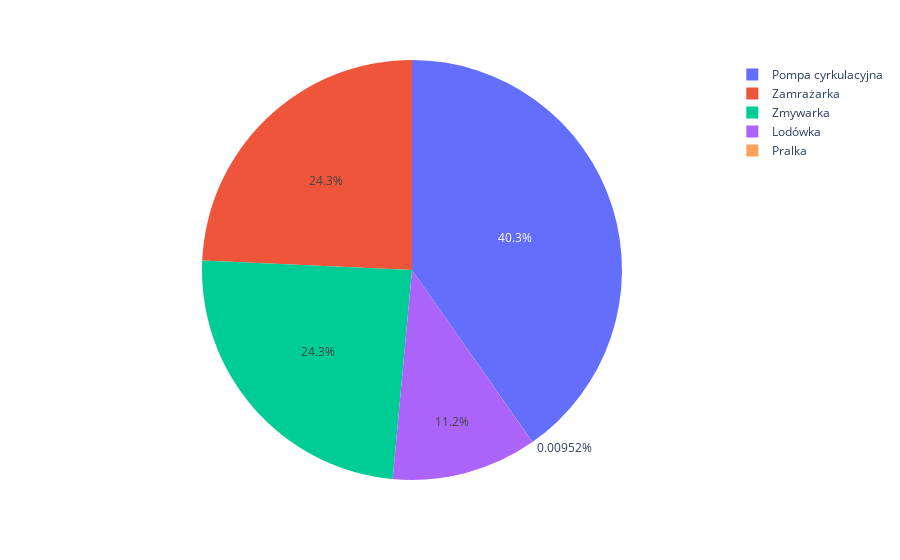

Source (notebook cell):
### Code cell
piechart(100, False)

### Figure 1 — Plotly figure (JSON) as saved in the notebook; plotly's stock layout.template omitted (floating-point values rounded to 4 significant figures)
{"data": [{"domain": {"x": [0, 1], "y": [0, 1]}, "hovertemplate": "label=%{label}<br>value=%{value}<extra></extra>", "labels": ["Pompa cyrkulacyjna", "Zmywarka", "Zamrażarka", "Lodówka", "Pralka"], "legendgroup": "", "name": "", "showlegend": true, "type": "pie", "values": [0.02917, 0.01757, 0.01758, 0.008096, 6.897e-06]}], "layout": {"autosize": true, "legend": {"tracegroupgap": 0}, "margin": {"t": 60}}}
